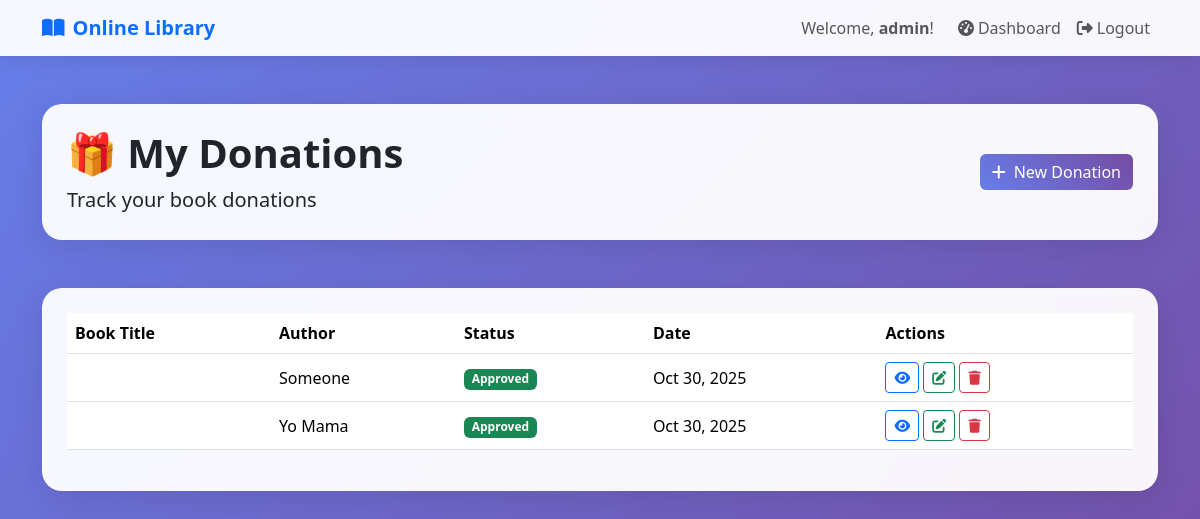
The app's page /donations/ (signed in), older data.
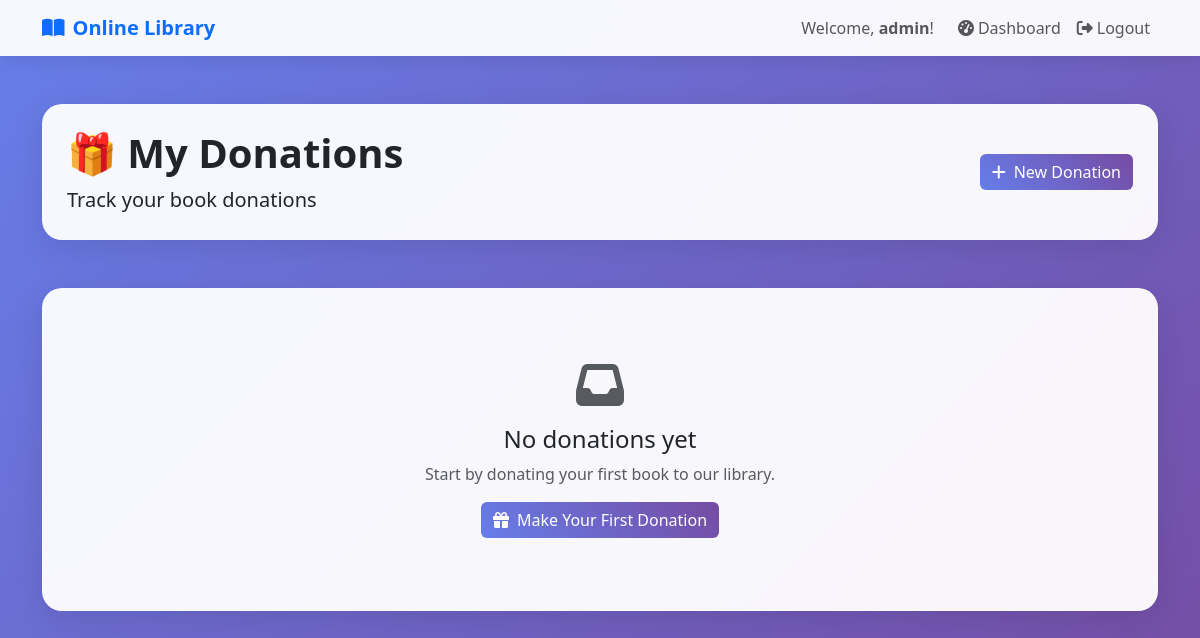
The same page, newer data.
### catalog/models.py (models this page shows, shortened)
class Donation(models.Model):
    STATUS_CHOICES = (
        ('pending', 'Pending'),
        ('approved', 'Approved'),
        ('rejected', 'Rejected'),
    )
    user = models.ForeignKey(settings.AUTH_USER_MODEL, on_delete=models.CASCADE)
    book_title = models.CharField(max_length=255)
    author = models.CharField(max_length=255)
    category = models.ForeignKey(Category, on_delete=models.SET_NULL, null=True, blank=True)
    condition = models.CharField(max_length=100, default="Good")
    description = models.TextField(blank=True, null=True)
    quantity = models.IntegerField(default=1)
    status = models.CharField(max_length=10, choices=STATUS_CHOICES, default='pending')
    created_at = models.DateTimeField(auto_now_add=True)
    updated_at = models.DateTimeField(auto_now=True)

### catalog/views.py (the view)
# urls.py: path("donations/", views.donation_list, name="donation_list"),
@login_required
def donation_list(request):
    donations = Donation.objects.all() if request.user.is_superuser else Donation.objects.filter(user=request.user)
    return render(request, "catalog/donation_list.html", {"donations": donations})

### templates/catalog/donation_list.html (shortened to what this page needs)
{% extends "catalog/base.html" %}
{% block content %}
<div class="container py-5">
    <div class="row mb-5">
        <div class="col-12">
            <div class="glass-card p-4">
                <div class="row align-items-center">
                    <div class="col-md-8">
                        <h1 class="display-6 fw-bold mb-2">🎁 My Donations</h1>
                        <p class="lead mb-0">Track your book donations</p>
                    </div>
                    <div class="col-md-4 text-end">
                        <a href="{% url 'donate_book' %}" class="btn btn-gradient">
                            <i class="fas fa-plus me-2"></i>New Donation
                        </a>
                    </div>
                </div>
            </div>
        </div>
    </div>
    <div class="row">
        <div class="col-12">
            <div class="glass-card p-4">
                {% if donations %}
                <div class="table-responsive">
                    <table class="table table-hover align-middle">
                        <thead>
                            <tr>
                                <th>Book Title</th>
                                <th>Author</th>
                                <th>Status</th>
                                <th>Date</th>
                                <th>Actions</th>
                            </tr>
                        </thead>
                        <tbody>
                            {% for donation in donations %}
                            <tr>
                                <td class="fw-semibold">{{ donation.title }}</td>
                                <td>{{ donation.author }}</td>
                                <td>
                                    <span class="badge bg-{% if donation.status == 'approved' %}success{% elif donation.status == 'rejected' %}danger{% else %}warning{% endif %}">
                                        {{ donation.status|title }}
                                    </span>
                                </td>
                                <td>{{ donation.created_at|date:"M d, Y" }}</td>
                                <td>
                                    <a href="{% url 'donation_detail' donation.id %}" class="btn btn-sm btn-outline-primary">
                                        <i class="fas fa-eye"></i>
                                    </a>
                                    <a href="{% url 'edit_donation' donation.id %}" class="btn btn-sm btn-outline-success">
                                        <i class="fas fa-edit"></i>
                                    </a>
                                    <a href="{% url 'delete_donation' donation.id %}" class="btn btn-sm btn-outline-danger">
                                        <i class="fas fa-trash"></i>
                                    </a>
                                </td>
                            </tr>
                            {% endfor %}
                        </tbody>
                    </table>
                </div>
                {% else %}
                <div class="text-center py-5">
                    <i class="fas fa-inbox fa-3x text-muted mb-3"></i>
                    <h4>No donations yet</h4>
                    <p class="text-muted">Start by donating your first book to our library.</p>
                    <a href="{% url 'donate_book' %}" class="btn btn-gradient">
                        <i class="fas fa-gift me-2"></i>Make Your First Donation
                    </a>
                </div>
                {% endif %}
            </div>
        </div>
    </div>
</div>
{% endblock %}

Row changes from the older to the newer data that the page shows:
removed Donation: author "Someone", status "Approved", created_at "Oct 30, 2025"
removed Donation: author "Yo Mama", status "Approved", created_at "Oct 30, 2025"
Text that changed along with them:
text no longer shown: "Book Title Author Status Date Actions"
text now shown: "No donations yet Start by donating your first book to our library. Make Your First Donation"
